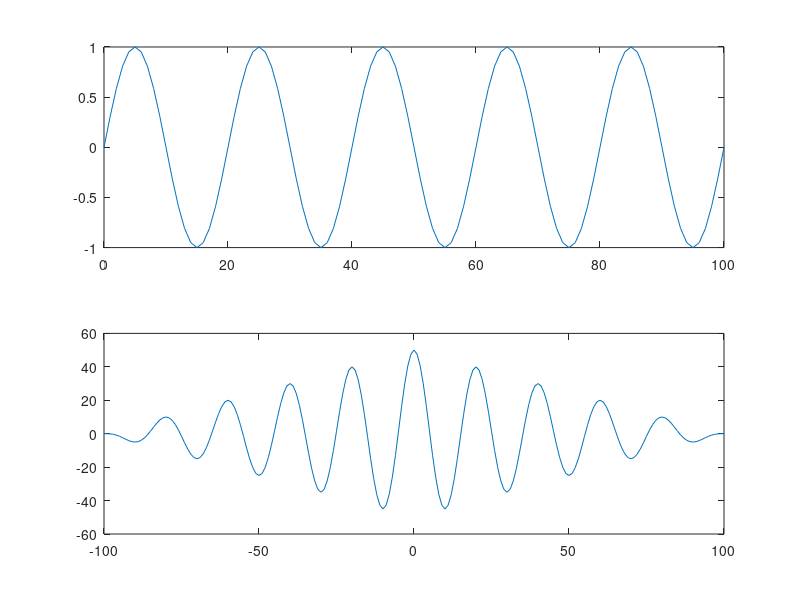

Source code (MATLAB):
clc;
clear all;
close all;

% x=[1 2 3 4];
% subplot(2,1,1);
% stem(x);
% y=xcorr(x,x);
% subplot(2,1,2);
% stem(y)

t=0:1:100;
f=0.05;
x=sin(2*pi*f*t);
subplot(2,1,1);
plot(t,x);
m=xcorr(x,x);
t1=t;
t2=-fliplr(t1);
n1=min(t1)+min(t2);
n2=max(t1)+max(t2);
n=n1:1:n2;
subplot(2,1,2);
plot(n,m);
